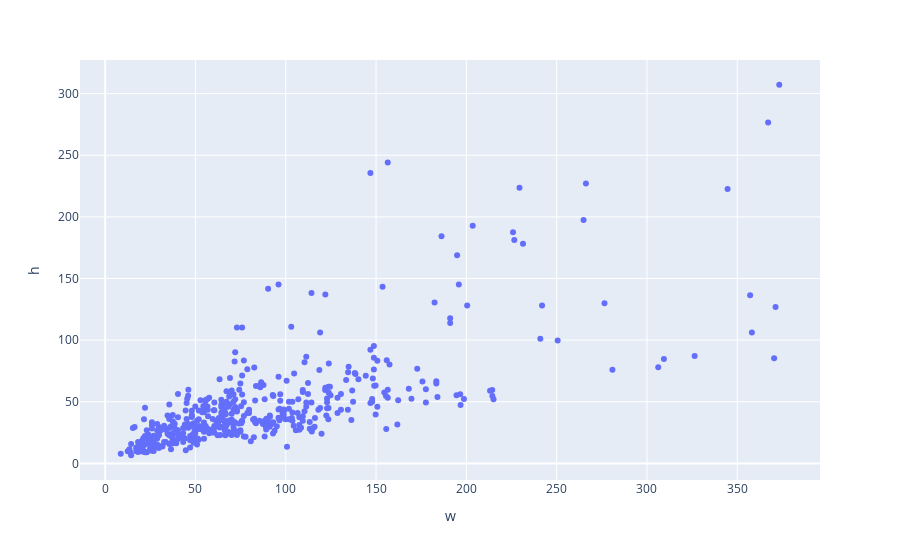

Notebook cell for this chart:
### Code cell
ex.scatter(data_frame=hw,x='w',y='h')

### Figure 1 — Plotly figure (JSON) as saved in the notebook; plotly's stock layout.template omitted (floating-point values rounded to 4 significant figures; data arrays with more than 128 entries replaced by an {"elided": "..."} marker saying what was removed)
{"data": [{"hovertemplate": "w=%{x}<br>h=%{y}<extra></extra>", "legendgroup": "", "marker": {"color": "#636efa", "symbol": "circle"}, "mode": "markers", "name": "", "showlegend": false, "type": "scatter", "x": {"elided": "471 float values"}, "xaxis": "x", "y": {"elided": "471 float values"}, "yaxis": "y"}], "layout": {"legend": {"tracegroupgap": 0}, "margin": {"t": 60}, "xaxis": {"anchor": "y", "domain": [0, 1], "title": {"text": "w"}}, "yaxis": {"anchor": "x", "domain": [0, 1], "title": {"text": "h"}}}}
